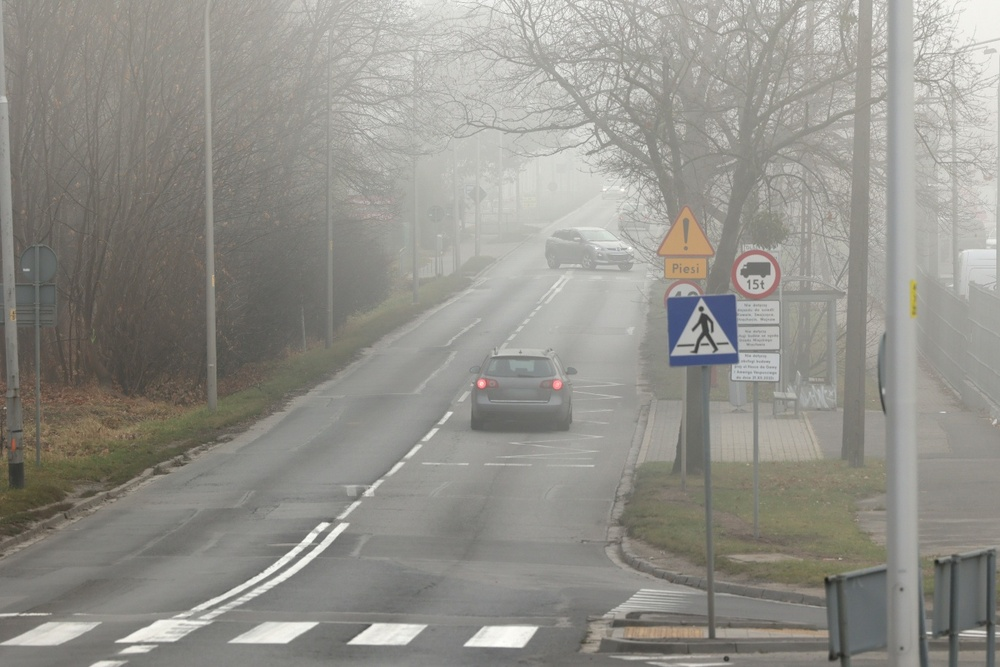
#> input picture mistyroad.jpg, 1000 x 667 px, shrunk from 1368 x 912 before the run
$ jupyter execute ch3_6.ipynb
#> lines starting #> are read from the running program, lines starting #| are printed output that depends on the picture
[cell 1]
# 히스토그램 평활화하기
import cv2
import matplotlib.pyplot as plt

[cell 2]
img = cv2.imread("mistyroad.jpg")
#> img is the input picture: shape (667, 1000, 3); mean B, G, R 138.7, 145, 146.5

gray = cv2.cvtColor(img, cv2.COLOR_BGR2GRAY)
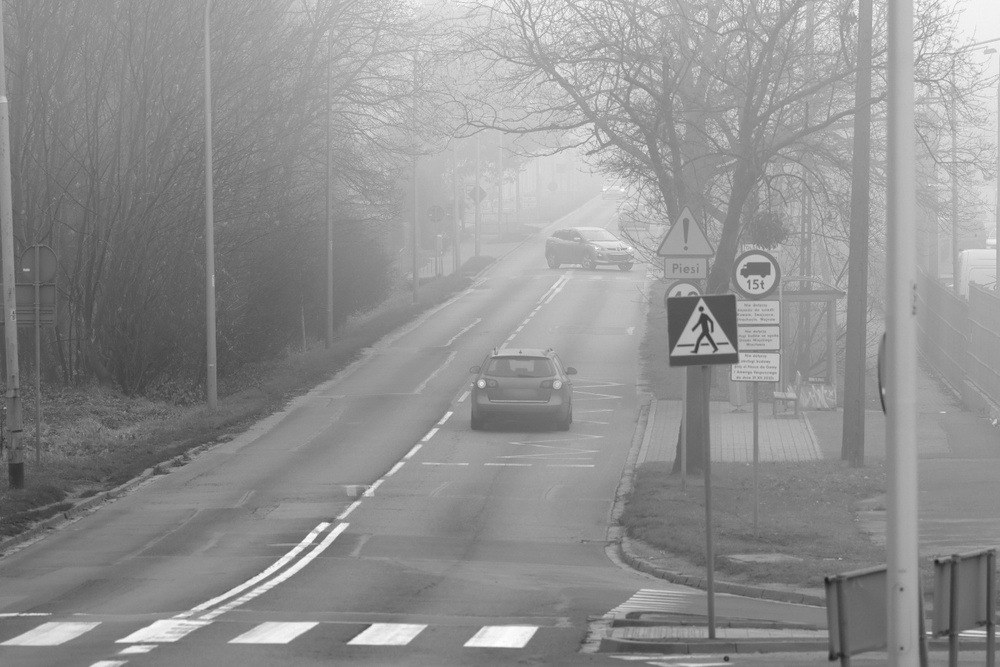
#> gray: shape (667, 1000); min 28, max 255, mean 144.8
plt.imshow(gray, cmap="gray"), plt.xticks([]), plt.yticks([]), plt.show()

[cell 3]
h = cv2.calcHist([gray], [0], None, [256], [0, 256])
#> h = 256 values, max 9114 at index 139, min 0 at index 0, mean 2605.5
plt.plot(h, color="r", linewidth=1), plt.show()
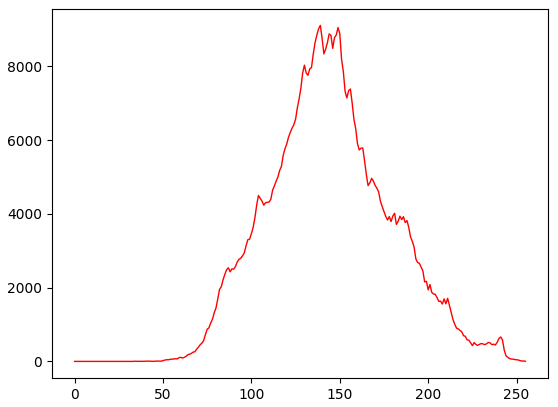
#> figure drawn by matplotlib, 1 panel; curve peaks at x = 139, y = 9114

[cell 4]
equal = cv2.equalizeHist(gray)
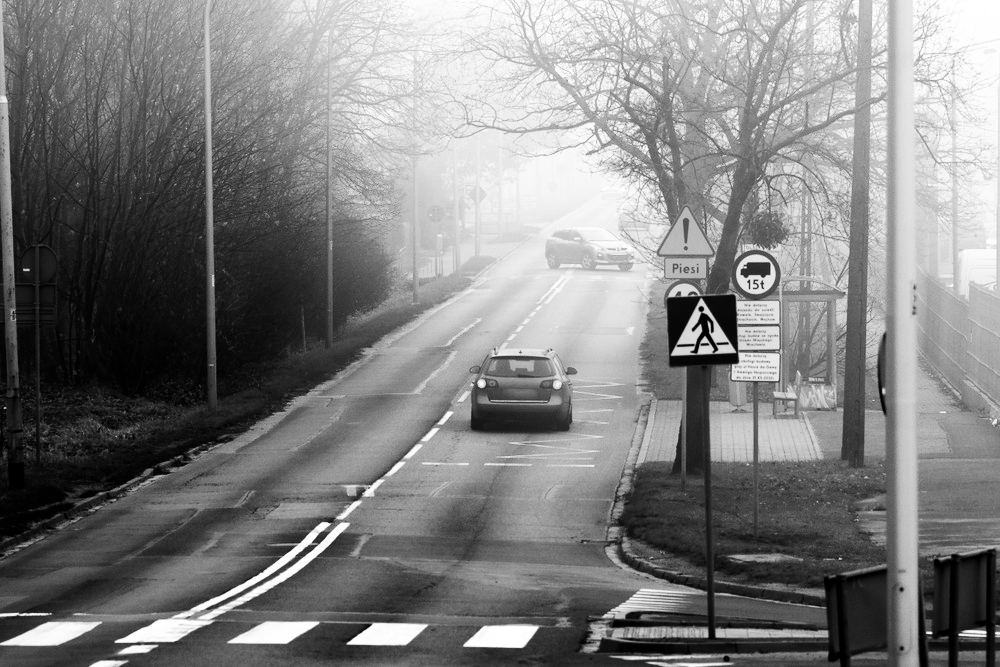
#> equal: shape (667, 1000); min 0, max 255, mean 128.6
plt.imshow(equal, cmap="gray"), plt.xticks([]), plt.yticks([]), plt.show()

[cell 5]
h = cv2.calcHist([equal], [0], None, [256], [0, 256])
#> h = 256 values, max 9114 at index 116, min 0 at index 19, mean 2605.5
plt.plot(h, color="r", linewidth=1), plt.show()
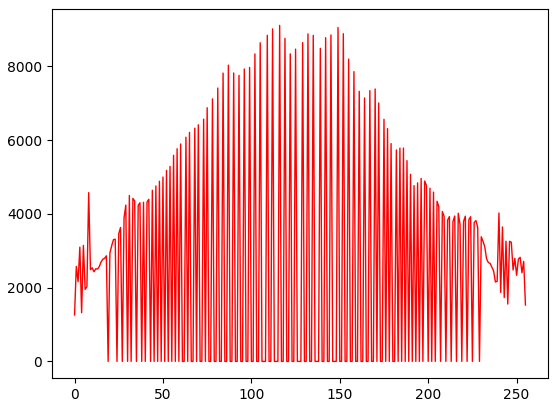
#> figure drawn by matplotlib, 1 panel; curve peaks at x = 116, y = 9114

$ run again, with apples.jpg copied over mistyroad.jpg
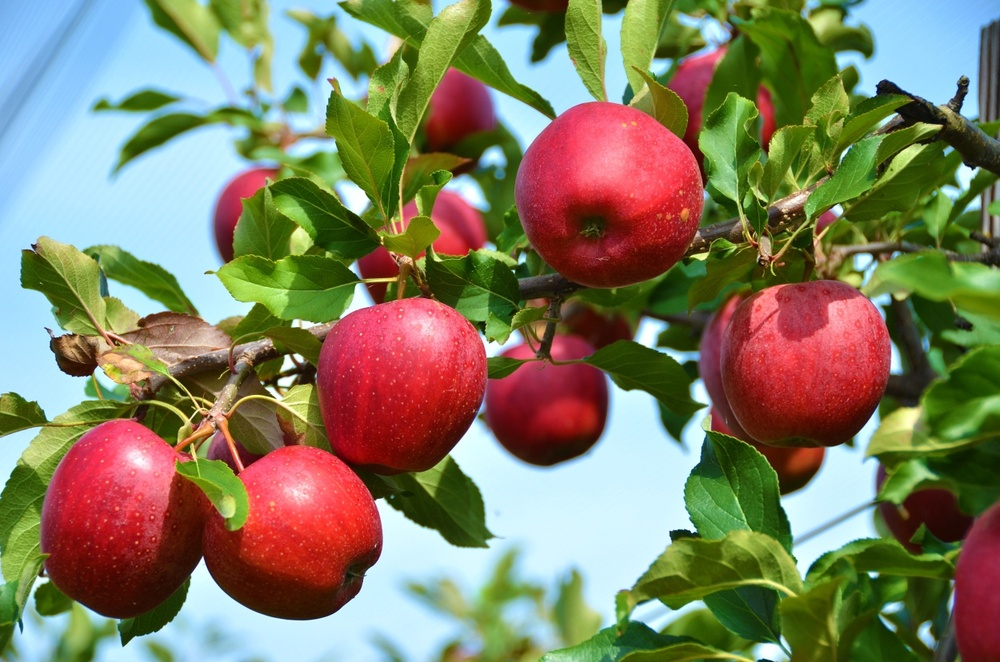
#> input picture apples.jpg, 1000 x 662 px, shrunk from 1250 x 828 before the run
#> img is the input picture: shape (662, 1000, 3); mean B, G, R 98.6, 125.8, 129.6
#> `gray = cv2.cvtColor(img, cv2.COLOR_BGR2GRAY)`:
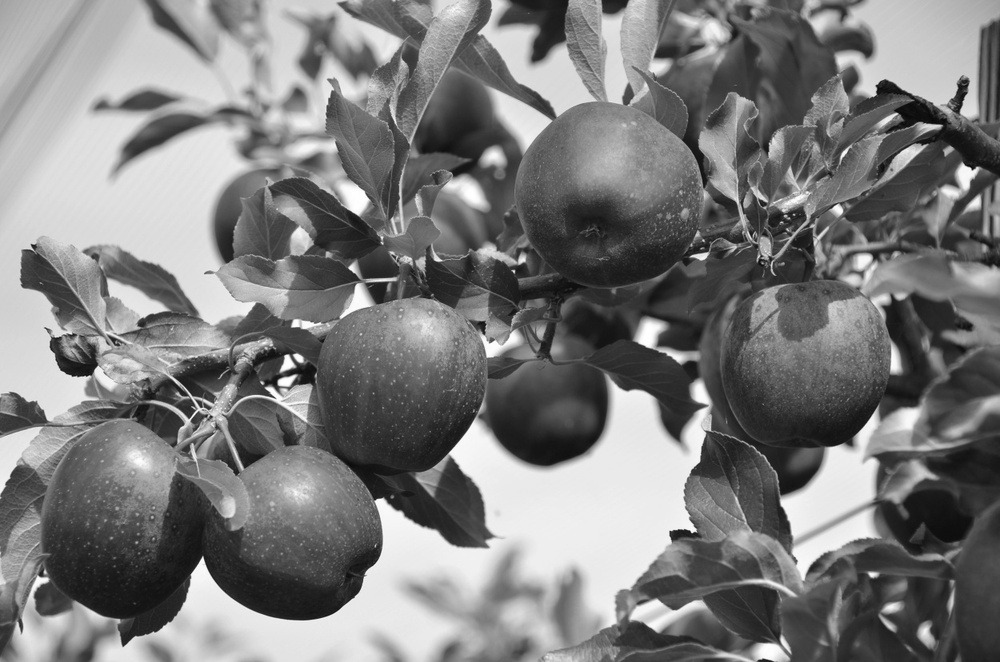
#> gray: shape (662, 1000); min 5, max 255, mean 123.8
#> `h = cv2.calcHist([gray], [0], None, [256], [0, 256])`: h = 256 values, max 6850 at index 234, min 0 at index 0, mean 2585.9
#> `h = cv2.calcHist([equal], [0], None, [256], [0, 256])`: h = 256 values, max 6850 at index 243, min 0 at index 11, mean 2585.9
#> `plt.plot(h, color="r", linewidth=1), plt.show()`:
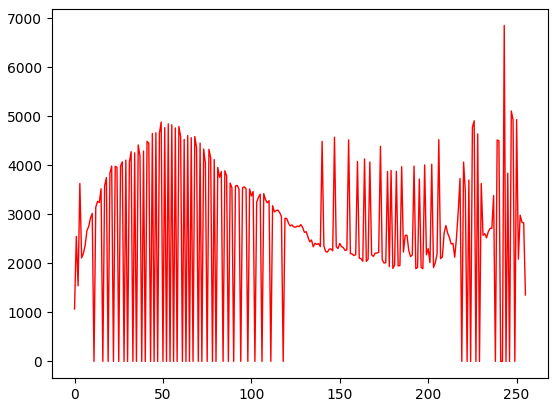
#> figure drawn by matplotlib, 1 panel; curve peaks at x = 243, y = 6850

$ run again, with girl_laughing.jpg copied over mistyroad.jpg
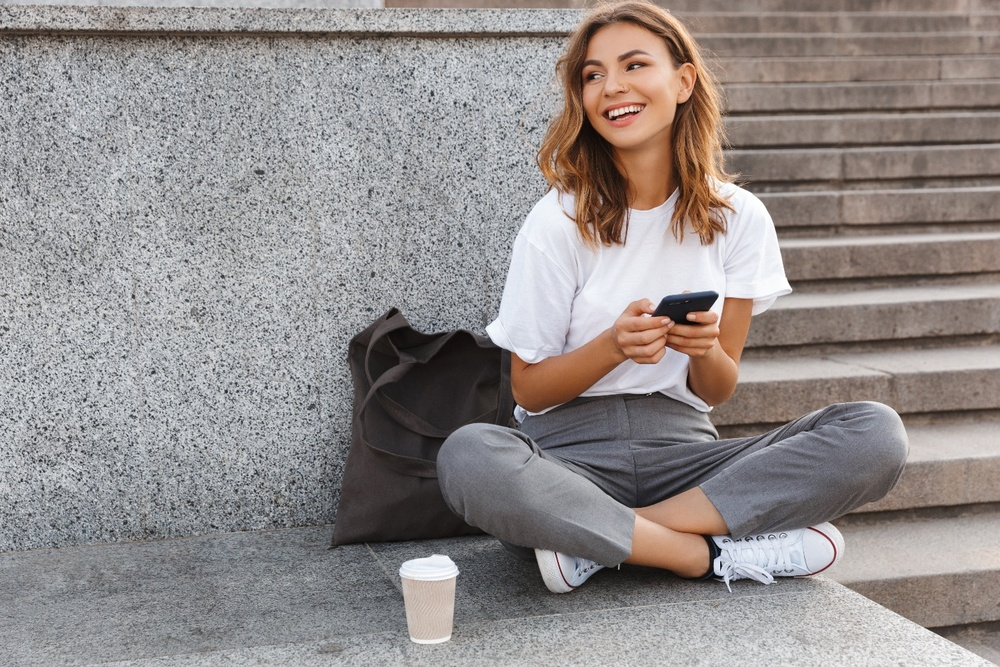
#> input picture girl_laughing.jpg, 1000 x 667 px, shrunk from 1440 x 960 before the run
#> img is the input picture: shape (667, 1000, 3); mean B, G, R 139.3, 140.6, 146.9
#> `h = cv2.calcHist([gray], [0], None, [256], [0, 256])`: h = 256 values, max 5995 at index 131, min 0 at index 0, mean 2605.5
#> `equal = cv2.equalizeHist(gray)`:
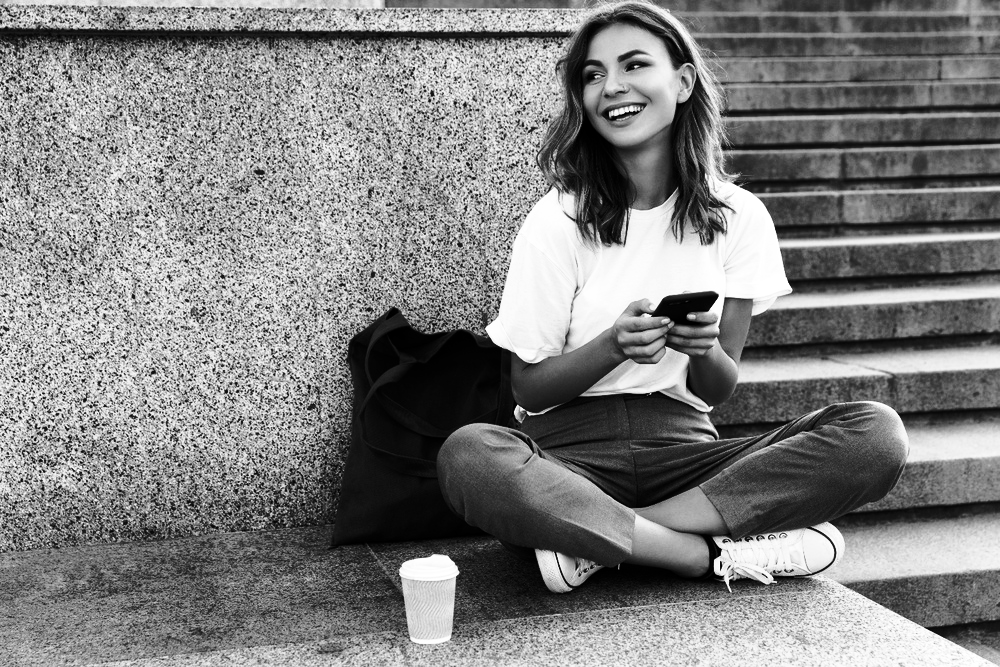
#> equal: shape (667, 1000); min 0, max 255, mean 128.3
#> `h = cv2.calcHist([equal], [0], None, [256], [0, 256])`: h = 256 values, max 5995 at index 101, min 0 at index 50, mean 2605.5
#> `plt.plot(h, color="r", linewidth=1), plt.show()`:
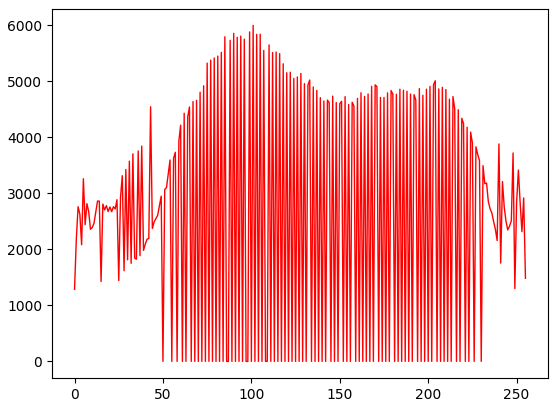
#> figure drawn by matplotlib, 1 panel; curve peaks at x = 101, y = 5995

$ run again, with mot_color70.jpg copied over mistyroad.jpg
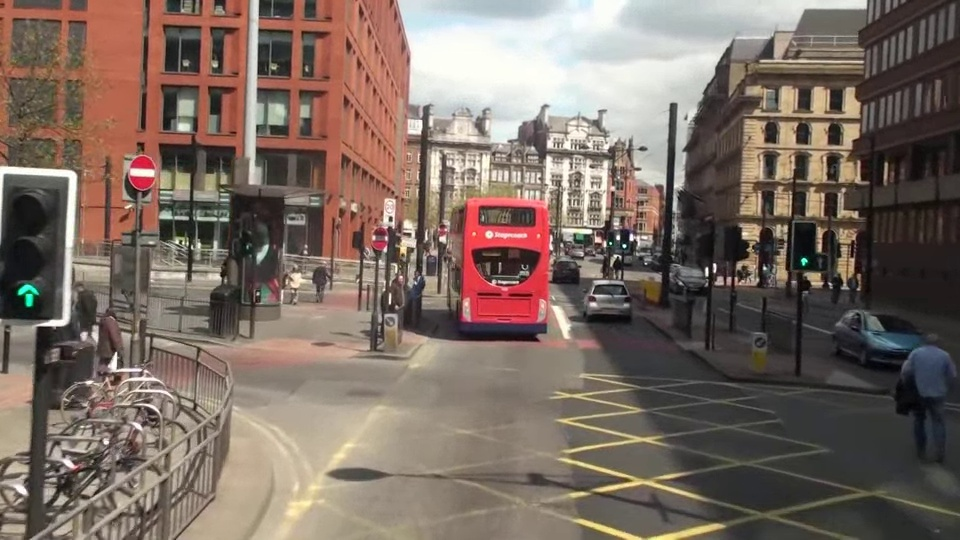
#> input picture mot_color70.jpg, 960 x 540 px
#> img is the input picture: shape (540, 960, 3); mean B, G, R 98.4, 107.7, 123.2
#> `h = cv2.calcHist([gray], [0], None, [256], [0, 256])`: h = 256 values, max 6840 at index 53, min 0 at index 0, mean 2025
#> `equal = cv2.equalizeHist(gray)`:
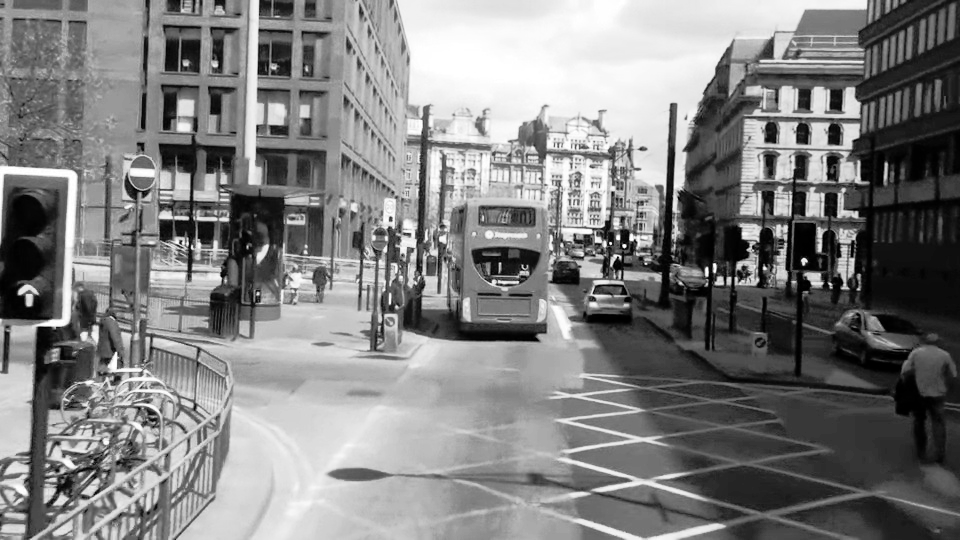
#> equal: shape (540, 960); min 0, max 255, mean 128.2
#> `h = cv2.calcHist([equal], [0], None, [256], [0, 256])`: h = 256 values, max 6840 at index 53, min 0 at index 10, mean 2025
#> `plt.plot(h, color="r", linewidth=1), plt.show()`:
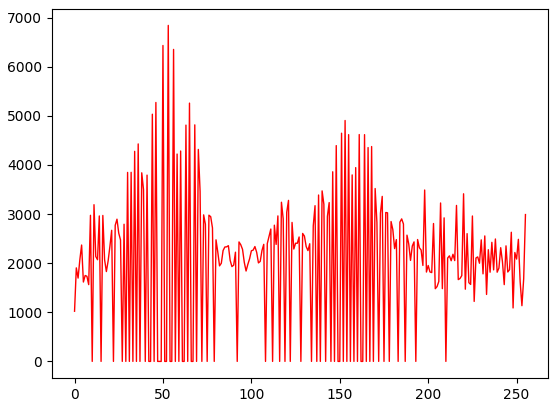
#> figure drawn by matplotlib, 1 panel; curve peaks at x = 53, y = 6840
